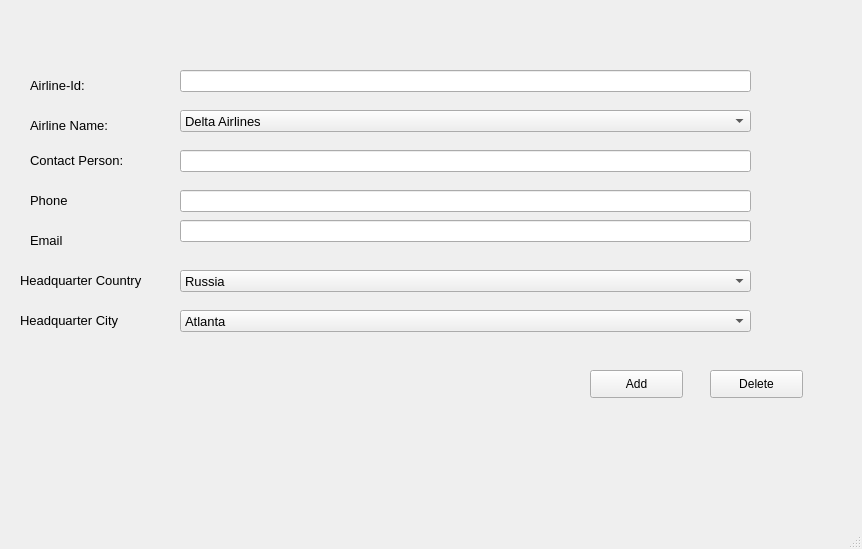
<?xml version="1.0" encoding="UTF-8"?>
<ui version="4.0">
 <class>MainWindow</class>
 <widget class="QMainWindow" name="MainWindow">
  <property name="geometry">
   <rect>
    <x>0</x>
    <y>0</y>
    <width>862</width>
    <height>549</height>
   </rect>
  </property>
  <property name="windowTitle">
   <string>Airline</string>
  </property>
  <widget class="QWidget" name="centralwidget">
   <widget class="QLabel" name="label">
    <property name="geometry">
     <rect>
      <x>30</x>
      <y>70</y>
      <width>91</width>
      <height>31</height>
     </rect>
    </property>
    <property name="font">
     <font>
      <pointsize>10</pointsize>
     </font>
    </property>
    <property name="text">
     <string>Airline-Id:</string>
    </property>
   </widget>
   <widget class="QLabel" name="label_2">
    <property name="geometry">
     <rect>
      <x>30</x>
      <y>110</y>
      <width>111</width>
      <height>31</height>
     </rect>
    </property>
    <property name="font">
     <font>
      <pointsize>10</pointsize>
     </font>
    </property>
    <property name="text">
     <string>Airline Name:</string>
    </property>
   </widget>
   <widget class="QLabel" name="label_3">
    <property name="geometry">
     <rect>
      <x>30</x>
      <y>140</y>
      <width>121</width>
      <height>41</height>
     </rect>
    </property>
    <property name="font">
     <font>
      <pointsize>10</pointsize>
     </font>
    </property>
    <property name="text">
     <string>Contact Person:</string>
    </property>
   </widget>
   <widget class="QLabel" name="label_4">
    <property name="geometry">
     <rect>
      <x>30</x>
      <y>180</y>
      <width>91</width>
      <height>41</height>
     </rect>
    </property>
    <property name="font">
     <font>
      <pointsize>10</pointsize>
     </font>
    </property>
    <property name="text">
     <string>Phone</string>
    </property>
   </widget>
   <widget class="QLabel" name="label_5">
    <property name="geometry">
     <rect>
      <x>20</x>
      <y>260</y>
      <width>161</width>
      <height>41</height>
     </rect>
    </property>
    <property name="font">
     <font>
      <pointsize>10</pointsize>
     </font>
    </property>
    <property name="text">
     <string>Headquarter Country</string>
    </property>
   </widget>
   <widget class="QLabel" name="label_6">
    <property name="geometry">
     <rect>
      <x>30</x>
      <y>220</y>
      <width>91</width>
      <height>41</height>
     </rect>
    </property>
    <property name="font">
     <font>
      <pointsize>10</pointsize>
     </font>
    </property>
    <property name="text">
     <string>Email</string>
    </property>
   </widget>
   <widget class="QLabel" name="label_7">
    <property name="geometry">
     <rect>
      <x>20</x>
      <y>300</y>
      <width>131</width>
      <height>41</height>
     </rect>
    </property>
    <property name="font">
     <font>
      <pointsize>10</pointsize>
     </font>
    </property>
    <property name="text">
     <string>Headquarter City</string>
    </property>
   </widget>
   <widget class="QComboBox" name="comboBox_2">
    <property name="geometry">
     <rect>
      <x>180</x>
      <y>110</y>
      <width>571</width>
      <height>22</height>
     </rect>
    </property>
    <property name="font">
     <font>
      <pointsize>10</pointsize>
     </font>
    </property>
    <item>
     <property name="text">
      <string>Delta Airlines</string>
     </property>
    </item>
    <item>
     <property name="text">
      <string>United Airlines</string>
     </property>
    </item>
    <item>
     <property name="text">
      <string>Emirates Airline</string>
     </property>
    </item>
   </widget>
   <widget class="QComboBox" name="comboBox_3">
    <property name="geometry">
     <rect>
      <x>180</x>
      <y>270</y>
      <width>571</width>
      <height>22</height>
     </rect>
    </property>
    <property name="font">
     <font>
      <pointsize>10</pointsize>
     </font>
    </property>
    <item>
     <property name="text">
      <string>Russia</string>
     </property>
    </item>
    <item>
     <property name="text">
      <string>Germany</string>
     </property>
    </item>
    <item>
     <property name="text">
      <string>Morocco</string>
     </property>
    </item>
   </widget>
   <widget class="QComboBox" name="comboBox_4">
    <property name="geometry">
     <rect>
      <x>180</x>
      <y>310</y>
      <width>571</width>
      <height>22</height>
     </rect>
    </property>
    <property name="font">
     <font>
      <pointsize>10</pointsize>
     </font>
    </property>
    <item>
     <property name="text">
      <string>Atlanta</string>
     </property>
    </item>
    <item>
     <property name="text">
      <string>Georgia</string>
     </property>
    </item>
   </widget>
   <widget class="QLineEdit" name="lineEdit">
    <property name="geometry">
     <rect>
      <x>180</x>
      <y>150</y>
      <width>571</width>
      <height>22</height>
     </rect>
    </property>
   </widget>
   <widget class="QLineEdit" name="lineEdit_2">
    <property name="geometry">
     <rect>
      <x>180</x>
      <y>190</y>
      <width>571</width>
      <height>22</height>
     </rect>
    </property>
   </widget>
   <widget class="QLineEdit" name="lineEdit_3">
    <property name="geometry">
     <rect>
      <x>180</x>
      <y>220</y>
      <width>571</width>
      <height>22</height>
     </rect>
    </property>
   </widget>
   <widget class="QLineEdit" name="lineEdit_4">
    <property name="geometry">
     <rect>
      <x>180</x>
      <y>70</y>
      <width>571</width>
      <height>22</height>
     </rect>
    </property>
   </widget>
   <widget class="QPushButton" name="pushButton_2">
    <property name="geometry">
     <rect>
      <x>710</x>
      <y>370</y>
      <width>93</width>
      <height>28</height>
     </rect>
    </property>
    <property name="text">
     <string>Delete</string>
    </property>
   </widget>
   <widget class="QPushButton" name="pushButton">
    <property name="geometry">
     <rect>
      <x>590</x>
      <y>370</y>
      <width>93</width>
      <height>28</height>
     </rect>
    </property>
    <property name="text">
     <string>Add</string>
    </property>
   </widget>
   <zorder>label</zorder>
   <zorder>label_3</zorder>
   <zorder>label_2</zorder>
   <zorder>label_4</zorder>
   <zorder>label_5</zorder>
   <zorder>label_6</zorder>
   <zorder>label_7</zorder>
   <zorder>comboBox_2</zorder>
   <zorder>comboBox_3</zorder>
   <zorder>comboBox_4</zorder>
   <zorder>lineEdit</zorder>
   <zorder>lineEdit_2</zorder>
   <zorder>lineEdit_3</zorder>
   <zorder>lineEdit_4</zorder>
   <zorder>pushButton_2</zorder>
   <zorder>pushButton</zorder>
  </widget>
  <widget class="QMenuBar" name="menubar">
   <property name="geometry">
    <rect>
     <x>0</x>
     <y>0</y>
     <width>862</width>
     <height>26</height>
    </rect>
   </property>
  </widget>
  <widget class="QStatusBar" name="statusbar"/>
 </widget>
 <resources/>
 <connections/>
</ui>
